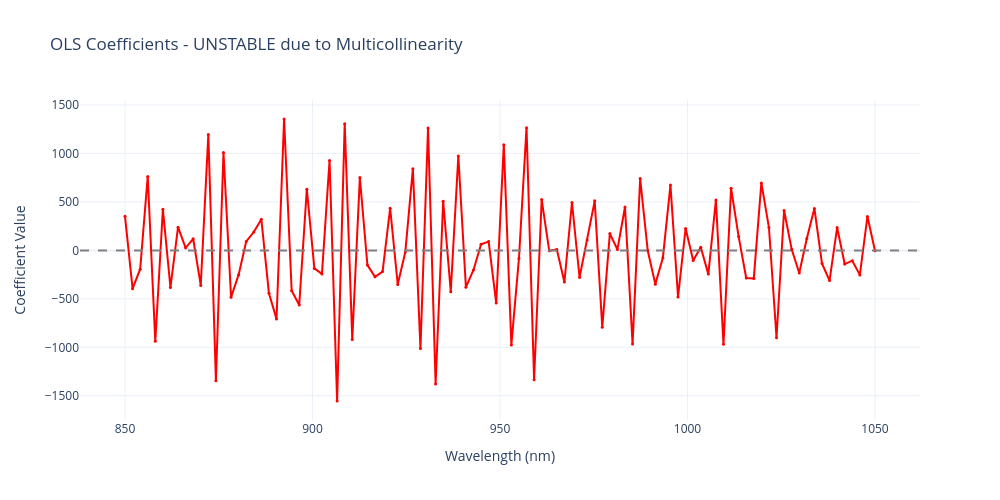

The code cell stored with this chart in its notebook:
### Markdown cell above
### 2.2 OLS Coefficients (Extremely Noisy!)

### Code cell
fig = go.Figure()
fig.add_trace(go.Scatter(
    x=wavelengths, y=coef_mlr,
    mode='lines+markers',
    line=dict(color='red', width=2),
    marker=dict(size=3)
))
fig.add_hline(y=0, line_dash="dash", line_color="gray")
fig.update_layout(
    title="OLS Coefficients - UNSTABLE due to Multicollinearity",
    xaxis_title="Wavelength (nm)",
    yaxis_title="Coefficient Value",
    width=1000, height=500
)
fig.show()

print("⚠️  Wild oscillations → numerical instability!")

### Figure 1 — Plotly figure (JSON) as saved in the notebook; plotly's stock layout.template omitted (floating-point values rounded to 4 significant figures)
{"data": [{"line": {"color": "red", "width": 2}, "marker": {"size": 3}, "mode": "lines+markers", "type": "scatter", "x": [850.0, 852.0, 854.0, 856.1, 858.1, 860.1, 862.1, 864.1, 866.2, 868.2, 870.2, 872.2, 874.2, 876.3, 878.3, 880.3, 882.3, 884.3, 886.4, 888.4, 890.4, 892.4, 894.4, 896.5, 898.5, 900.5, 902.5, 904.5, 906.6, 908.6, 910.6, 912.6, 914.6, 916.7, 918.7, 920.7, 922.7, 924.7, 926.8, 928.8, 930.8, 932.8, 934.8, 936.9, 938.9, 940.9, 942.9, 944.9, 947.0, 949.0, 951.0, 953.0, 955.1, 957.1, 959.1, 961.1, 963.1, 965.2, 967.2, 969.2, 971.2, 973.2, 975.3, 977.3, 979.3, 981.3, 983.3, 985.4, 987.4, 989.4, 991.4, 993.4, 995.5, 997.5, 999.5, 1002.0, 1004.0, 1006.0, 1008.0, 1010.0, 1012.0, 1014.0, 1016.0, 1018.0, 1020.0, 1022.0, 1024.0, 1026.0, 1028.0, 1030.0, 1032.0, 1034.0, 1036.0, 1038.0, 1040.0, 1042.0, 1044.0, 1046.0, 1048.0, 1050.0], "y": [351.4, -395.0, -194.3, 763.0, -938.1, 423.9, -382.2, 239.1, 26.54, 119.7, -361.7, 1195.0, -1344.0, 1010.0, -482.9, -250.2, 91.71, 189.0, 320.5, -442.8, -708.1, 1355.0, -416.2, -563.4, 631.2, -186.1, -242.7, 927.8, -1554.0, 1307.0, -918.0, 750.6, -151.4, -271.9, -218.7, 435.0, -351.8, -17.22, 842.3, -1013.0, 1262.0, -1378.0, 506.9, -426.0, 973.8, -379.5, -201.9, 63.65, 90.37, -543.2, 1090.0, -975.1, -83.3, 1266.0, -1334.0, 524.0, -4.322, 8.926, -326.7, 494.0, -279.9, 108.2, 511.0, -792.3, 173.5, 9.546, 447.2, -966.8, 740.4, -1.929, -348.3, -75.71, 673.7, -480.0, 226.2, -104.9, 31.65, -244.8, 519.8, -969.4, 640.7, 142.4, -284.4, -288.9, 695.9, 235.6, -900.8, 412.0, 11.66, -233.7, 123.1, 432.2, -135.4, -311.6, 235.8, -140.9, -106.5, -252.8, 349.2, -4.283]}], "layout": {"height": 500, "shapes": [{"line": {"color": "gray", "dash": "dash"}, "type": "line", "x0": 0, "x1": 1, "xref": "x domain", "y0": 0, "y1": 0, "yref": "y"}], "title": {"text": "OLS Coefficients - UNSTABLE due to Multicollinearity"}, "width": 1000, "xaxis": {"title": {"text": "Wavelength (nm)"}}, "yaxis": {"title": {"text": "Coefficient Value"}}}}
